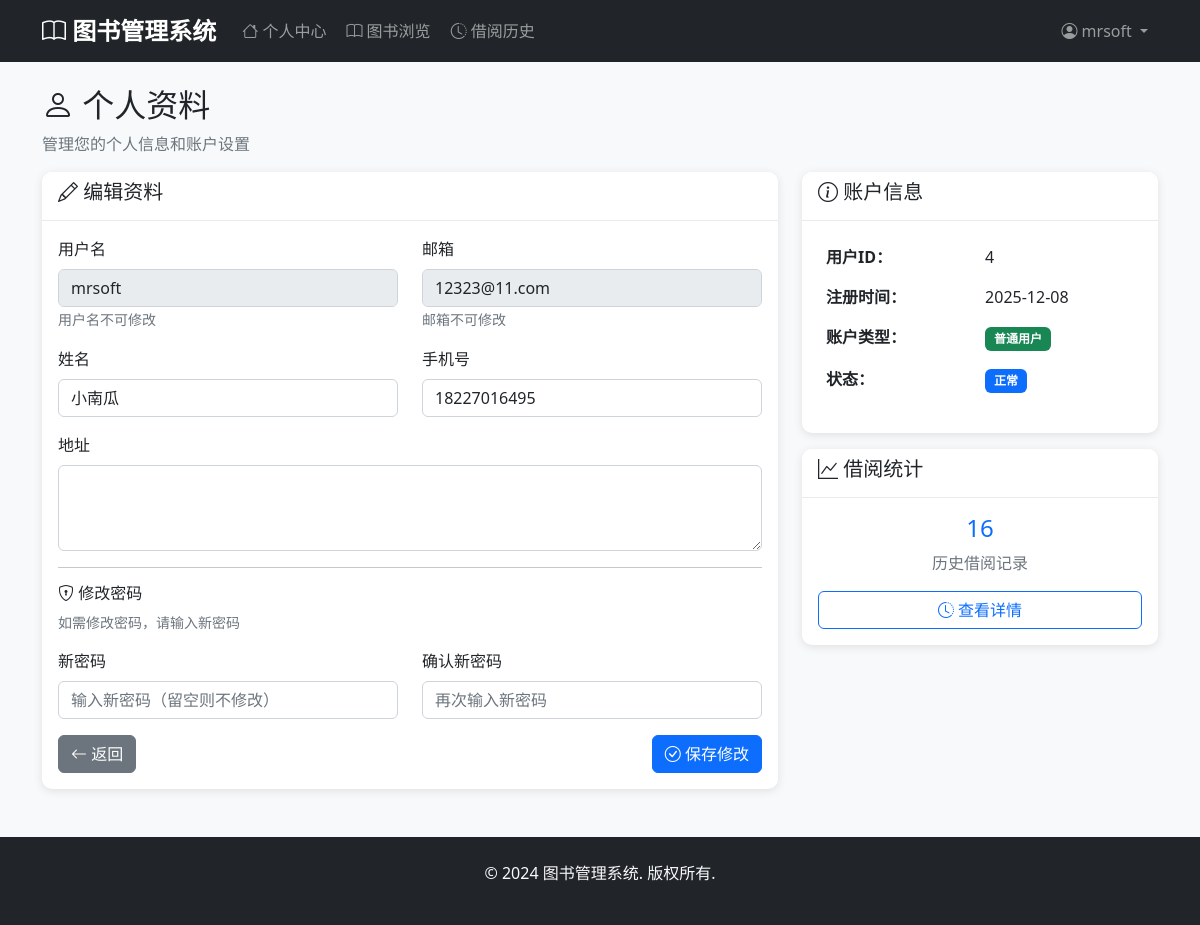
Page /user/profile (signed in) on the committed database.
### models.py (models this page shows, shortened)
class User(db.Model, UserMixin):
    __tablename__ = 'users'
    id = db.Column(db.Integer, primary_key=True)
    username = db.Column(db.String(80), unique=True, nullable=False)
    email = db.Column(db.String(120), unique=True, nullable=False)
    password_hash = db.Column(db.String(128), nullable=False)
    full_name = db.Column(db.String(100), nullable=False)
    phone = db.Column(db.String(20))
    address = db.Column(db.Text)
    created_at = db.Column(db.DateTime, default=datetime.utcnow)
    borrow_records = db.relationship('BorrowRecord', backref='user', lazy=True)

### app.py (the view, shortened to what this page needs)
@app.route('/user/profile', methods=['GET', 'POST'])
@login_required
def user_profile():
    if isinstance(current_user, Admin):
        abort(403)
    borrow_records = BorrowRecord.query.filter_by(user_id=current_user.id).all()
    return render_template('user/profile.html', borrow_records=borrow_records)

### app.py (called while the page is built)
@login_manager.user_loader
def load_user(user_id):
    try:
        user_id = int(user_id)
        admin = Admin.query.get(user_id)
        if admin:
            return admin
        user = User.query.get(user_id)
        return user
    except (ValueError, TypeError):
        return None

### templates/user/profile.html (shortened to what this page needs)
{% extends "base.html" %}
{% block content %}
<div class="row">
    <div class="col-12">
        <h2><i class="bi bi-person"></i> 个人资料</h2>
        <p class="text-muted">管理您的个人信息和账户设置</p>
    </div>
</div>
<div class="row">
    <div class="col-md-8">
        <div class="card">
            <div class="card-header">
                <h5><i class="bi bi-pencil"></i> 编辑资料</h5>
            </div>
            <div class="card-body">
                <form method="POST">
                    <div class="row">
                        <div class="col-md-6 mb-3">
                            <label for="username" class="form-label">用户名</label>
                            <input type="text" class="form-control" id="username" value="{{ current_user.username }}" readonly>
                            <small class="form-text text-muted">用户名不可修改</small>
                        </div>
                        <div class="col-md-6 mb-3">
                            <label for="email" class="form-label">邮箱</label>
                            <input type="email" class="form-control" id="email" value="{{ current_user.email }}" readonly>
                            <small class="form-text text-muted">邮箱不可修改</small>
                        </div>
                    </div>
                    <div class="row">
                        <div class="col-md-6 mb-3">
                            <label for="full_name" class="form-label">姓名</label>
                            <input type="text" class="form-control" id="full_name" name="full_name"
                                   value="{{ current_user.full_name or '' }}">
                        </div>
                        <div class="col-md-6 mb-3">
                            <label for="phone" class="form-label">手机号</label>
                            <input type="tel" class="form-control" id="phone" name="phone"
                                   value="{{ current_user.phone or '' }}">
                        </div>
                    </div>
                    <div class="mb-3">
                        <label for="address" class="form-label">地址</label>
                        <textarea class="form-control" id="address" name="address" rows="3">{{ current_user.address or '' }}</textarea>
                    </div>
                    <hr>
                    <h6><i class="bi bi-shield-lock"></i> 修改密码</h6>
                    <p class="text-muted small">如需修改密码，请输入新密码</p>
                    <div class="row">
                        <div class="col-md-6 mb-3">
                            <label for="password" class="form-label">新密码</label>
                            <input type="password" class="form-control" id="password" name="password"
                                   placeholder="输入新密码（留空则不修改）">
                        </div>
                        <div class="col-md-6 mb-3">
                            <label for="confirm_password" class="form-label">确认新密码</label>
                            <input type="password" class="form-control" id="confirm_password" name="confirm_password"
                                   placeholder="再次输入新密码">
                        </div>
                    </div>
                    <div class="d-flex justify-content-between">
                        <a href="{{ url_for('user_dashboard') }}" class="btn btn-secondary">
                            <i class="bi bi-arrow-left"></i> 返回
                        </a>
                        <button type="submit" class="btn btn-primary">
                            <i class="bi bi-check-circle"></i> 保存修改
                        </button>
                    </div>
                </form>
            </div>
        </div>
    </div>
    <div class="col-md-4">
        <div class="card">
            <div class="card-header">
                <h5><i class="bi bi-info-circle"></i> 账户信息</h5>
            </div>
            <div class="card-body">
                <table class="table table-borderless">
                    <tbody>
                        <tr>
                            <td><strong>用户ID：</strong></td>
                            <td>{{ current_user.id }}</td>
                        </tr>
                        <tr>
                            <td><strong>注册时间：</strong></td>
                            <td>{{ current_user.created_at.strftime('%Y-%m-%d') }}</td>
                        </tr>
                        <tr>
                            <td><strong>账户类型：</strong></td>
                            <td><span class="badge bg-success">普通用户</span></td>
                        </tr>
                        <tr>
                            <td><strong>状态：</strong></td>
                            <td><span class="badge bg-primary">正常</span></td>
                        </tr>
                    </tbody>
                </table>
            </div>
        </div>
        <div class="card mt-3">
            <div class="card-header">
                <h5><i class="bi bi-graph-up"></i> 借阅统计</h5>
            </div>
            <div class="card-body">
                <div class="text-center">
                    <h4 class="text-primary">{{ borrow_records|length if borrow_records else 0 }}</h4>
                    <p class="text-muted">历史借阅记录</p>
                </div>
                <a href="{{ url_for('borrow_history') }}" class="btn btn-outline-primary w-100">
                    <i class="bi bi-clock-history"></i> 查看详情
                </a>
            </div>
        </div>
    </div>
</div>
{% endblock %}

### templates/base.html (shortened to what this page needs)
<!DOCTYPE html>
<html lang="zh-CN">
<head>
    <link href="https://cdn.jsdelivr.net/npm/bootstrap@5.1.3/dist/css/bootstrap.min.css" rel="stylesheet">
    <link href="https://cdn.jsdelivr.net/npm/bootstrap-icons@1.7.2/font/bootstrap-icons.css" rel="stylesheet">
    <link href="{{ url_for('static', filename='css/style.css') }}" rel="stylesheet">
</head>
<body>
    <nav class="navbar navbar-expand-lg navbar-dark bg-dark">
        <div class="container">
            <a class="navbar-brand" href="{{ url_for('index') }}">
                <i class="bi bi-book"></i> 图书管理系统
            </a>
            <div class="collapse navbar-collapse" id="navbarNav">
                {% if current_user.is_authenticated %}
                    {% if current_user.__class__.__name__ == 'Admin' %}
                        <ul class="navbar-nav me-auto">
                            <li class="nav-item">
                                <a class="nav-link" href="{{ url_for('admin_dashboard') }}">
                                    <i class="bi bi-speedometer2"></i> 仪表板
                                </a>
                            </li>
                            <li class="nav-item dropdown">
                                <a class="nav-link dropdown-toggle" href="#" id="manageDropdown" role="button" data-bs-toggle="dropdown">
                                    <i class="bi bi-gear"></i> 系统管理
                                </a>
                                <ul class="dropdown-menu">
                                    <li><a class="dropdown-item" href="{{ url_for('admin_users') }}">用户管理</a></li>
                                    <li><a class="dropdown-item" href="{{ url_for('admin_books') }}">图书管理</a></li>
                                    <li><a class="dropdown-item" href="{{ url_for('admin_categories') }}">分类管理</a></li>
                                    <li><a class="dropdown-item" href="{{ url_for('admin_borrow_records') }}">借阅记录</a></li>
                                </ul>
                            </li>
                        </ul>
                    {% else %}
                        <ul class="navbar-nav me-auto">
                            <li class="nav-item">
                                <a class="nav-link" href="{{ url_for('user_dashboard') }}">
                                    <i class="bi bi-house"></i> 个人中心
                                </a>
                            </li>
                            <li class="nav-item">
                                <a class="nav-link" href="{{ url_for('browse_books') }}">
                                    <i class="bi bi-book"></i> 图书浏览
                                </a>
                            </li>
                            <li class="nav-item">
                                <a class="nav-link" href="{{ url_for('borrow_history') }}">
                                    <i class="bi bi-clock-history"></i> 借阅历史
                                </a>
                            </li>
                        </ul>
                    {% endif %}
                {% endif %}
                <ul class="navbar-nav">
                    {% if current_user.is_authenticated %}
                        <li class="nav-item dropdown">
                            <a class="nav-link dropdown-toggle" href="#" id="userDropdown" role="button" data-bs-toggle="dropdown">
                                <i class="bi bi-person-circle"></i> {{ current_user.username }}
                            </a>
                        </li>
                    {% endif %}
                </ul>
            </div>
        </div>
    </nav>
    <main class="container mt-4 mb-5">
        {% block content %}{% endblock %}
    </main>
    <footer class="bg-dark text-light py-4 mt-5">
        <div class="container text-center">
            <p>&copy; 2024 图书管理系统. 版权所有.</p>
        </div>
    </footer>
</body>
</html>

### static/css/style.css (style rules this page uses)
body { font-family: 'Segoe UI', Tahoma, Geneva, Verdana, sans-serif; background-color: #f8f9fa; }
.navbar-brand { font-weight: bold; font-size: 1.5rem; }
.navbar-nav .nav-link { border-radius: 5px; margin: 0 2px; transition: all 0.3s ease; }
.card { border: none; border-radius: 10px; box-shadow: 0 2px 10px rgba(0, 0, 0, 0.1); transition: transform 0.2s ease, box-shadow 0.2s ease; }
.card-header { background-color: #fff; border-bottom: 1px solid #e9ecef; border-radius: 10px 10px 0 0 !important; font-weight: 600; }
.btn { border-radius: 6px; font-weight: 500; transition: all 0.3s ease; }
.table { border-radius: 10px; overflow: hidden; }
.form-control, .form-select { border-radius: 6px; border: 1px solid #ced4da; transition: all 0.3s ease; }
.badge { font-size: 0.75rem; padding: 0.5em 0.75em; border-radius: 6px; }
.card, .alert { animation: fadeIn 0.5s ease-out; }
footer { margin-top: auto; }

### rows in the picture
User: username "mrsoft", email "12323@11.com", full_name "小南瓜", phone "18227016495", id "4", created_at "2025-12-08"

### other values in the picture
{{ borrow_records|length if borrow_records else 0 }} "16"
